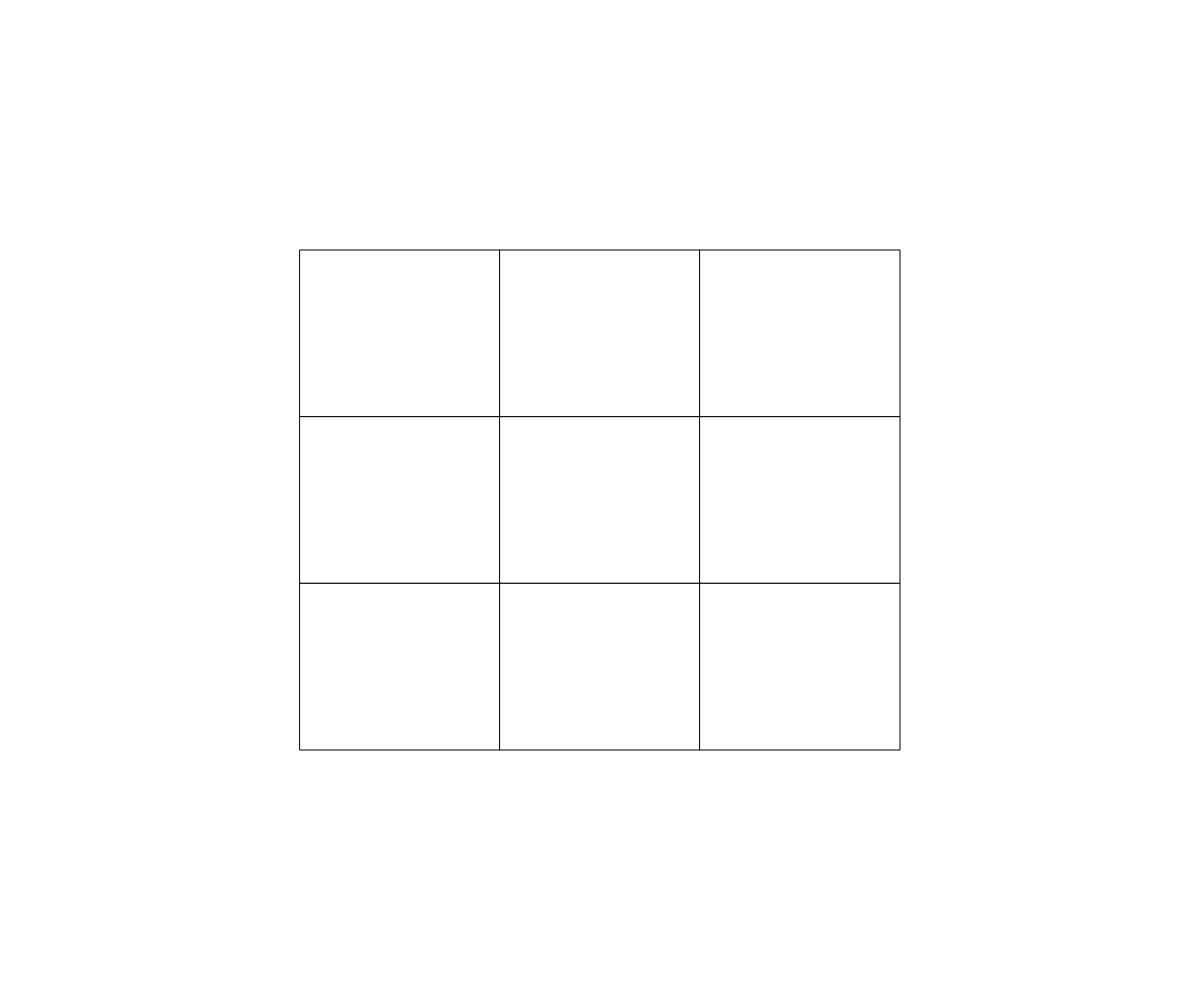
Frame 1 (no input)
Frame 60 (no input): identical to frame 1, image omitted
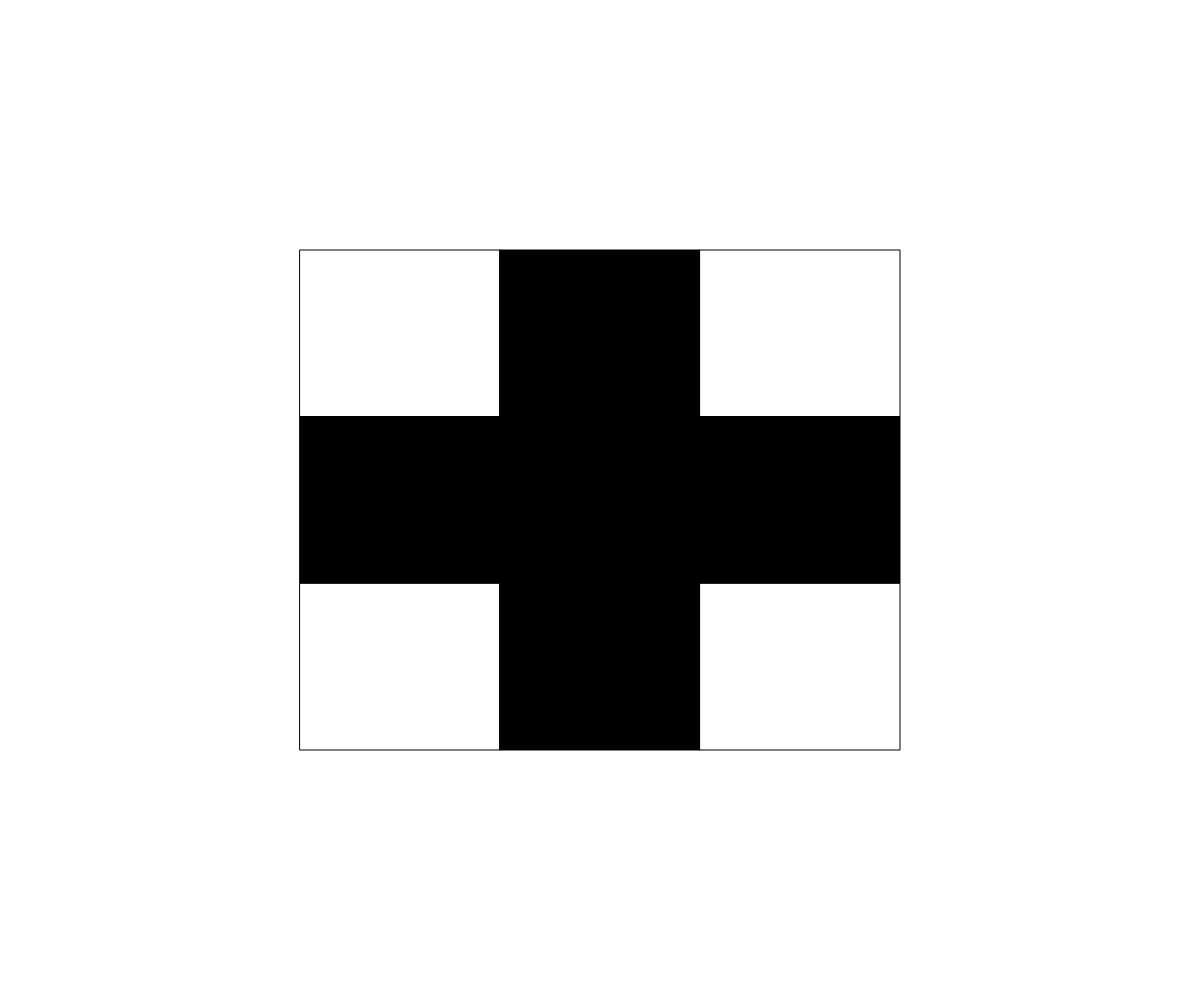
Frame 120 (the mouse pressed at the canvas centre since frame 60)

The p5.js sketch that drew these frames (run headless with seeded random() and noise() and a simulated clock; from frame 60 on, the mouse is pressed at the canvas centre):

// p5.js sketch
// ── sketch.js
// 2D Array Demo
// Basic Grid

let state = "grid1";
let grid = [[0,0,0],[0,0,0],[0,0,0]];
let grid2 = [[0,0,1],[0,0,0],[0,0,0]];
let gridWinBlack = [[1,1,1],[1,1,1],[1,1,1]];
let gridWinWhite = [[0,0,0],[0,0,0],[0,0,0]];
let rows, cols, cellWidth, cellHeight, rectX, rectY, rectXC, rectYC;

function setup() {
  createCanvas(windowWidth, windowHeight);
  // grid = createEmptyGrid(cols, rows);
  //replace Hardcorded grid with empty grid
  rows = grid.length;
  cols = grid[0].length;
  cellWidth = width / 2 / cols;
  cellHeight = height / 2 / rows;
  rectX = width / 4; 
  rectY = height / 4;
}

function draw() {
  background("white");
  if (state === "moving") {
    moveGrid();
  }
  else if (state === "grid1") {
    displayGrid();
  }
  else if (state === "grid2") {
    displayGrid();
  }
}

function mousePressed() {
  let mouseXx = mouseX - width / 4;
  let mouseYy = mouseY - height / 4;
  let x = Math.floor(mouseXx / cellWidth);
  let y = Math.floor(mouseYy / cellHeight);
    toggleCell(x, y);   //self
    toggleCell(x, y + 1);
    toggleCell(x + 1, y);
    toggleCell(x, y - 1);
    toggleCell(x - 1, y);
    rectXC = rectX;
    rectYC = rectY;
}

function moveGrid() {
fill("black");
rect(rectX, rectY, cellWidth * 3, cellHeight * 3);
  if (rectX < rectXC - width) {
    grid = [grid2];
    state = "grid2";
  }
rect(rectX + width, rectY, cellWidth * 3, cellHeight * 3);
  if (frameCount % 1 === 0) {
    rectX -= 6;
  }
}

function displayGrid() {
  for (let y = 0; y < rows; y++) {
    for (let x = 0; x < cols; x++) {
      if (grid[y][x] === 0) {
        fill("white");
      }
      else {
        fill("black");
      }
      rect(x * cellWidth + width / 4, y * cellHeight + height / 4, cellWidth, cellHeight);

      if (JSON.stringify(grid) === JSON.stringify(gridWinBlack)) {
        state = "moving";
      }
    }
  }
}

function toggleCell(x, y) {
  //check that the coordinates are in the array
  if (x >= 0 && x < cols && y >= 0 && y < rows) {
    if (grid[y][x] === 1) {
      grid[y][x] = 0;
    }
    else if (grid[y][x] === 0) {
      grid[y][x] = 1;
    }
  }
  // add wait timer when adding in main !!
}

function createEmptyGrid(cols, rows) {
  let emptyGrid = [];
  for (let y = 0; y<rows; y++) {
    emptyGrid.push([]);
    for (let x=0; x<cols; x++) {
      emptyGrid[y].push(0);
    }
  }
  return emptyGrid;
}
